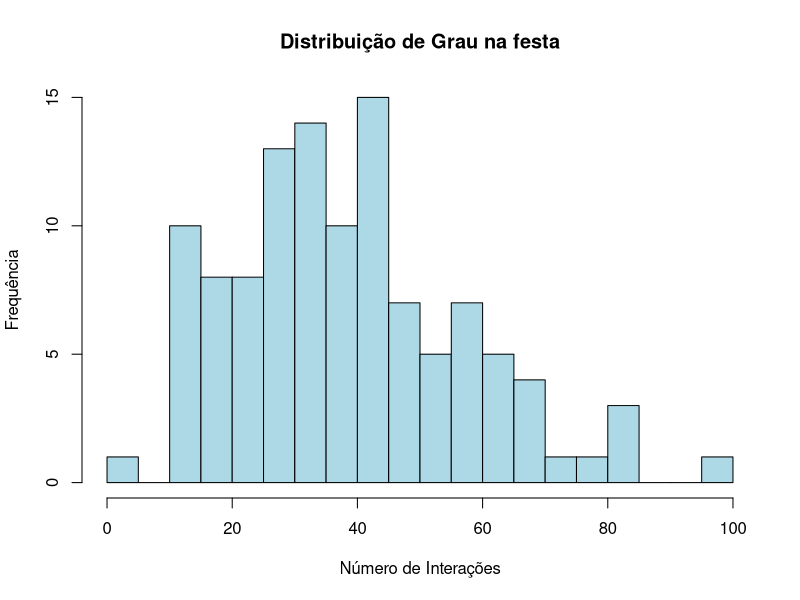
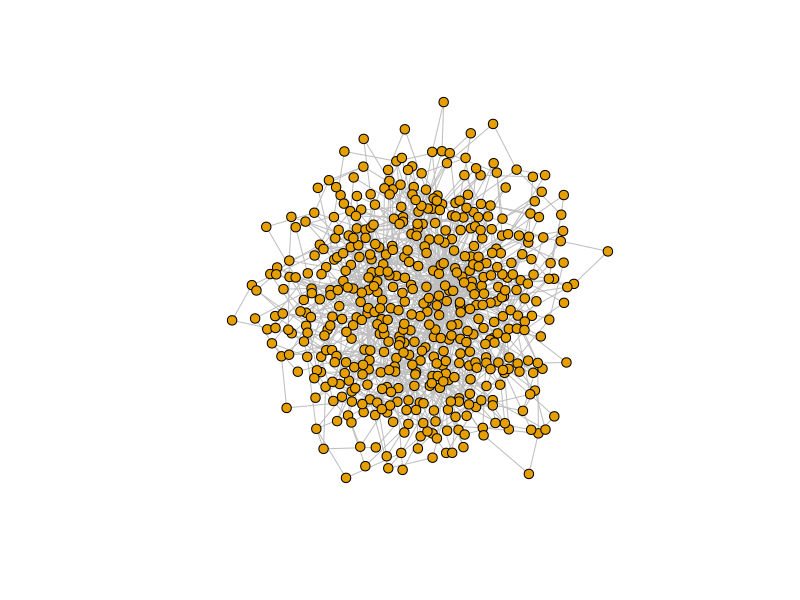
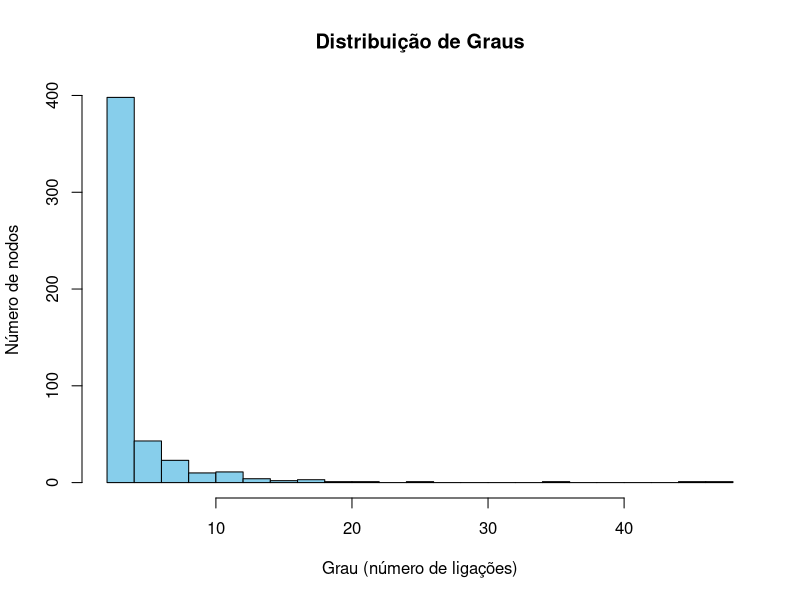
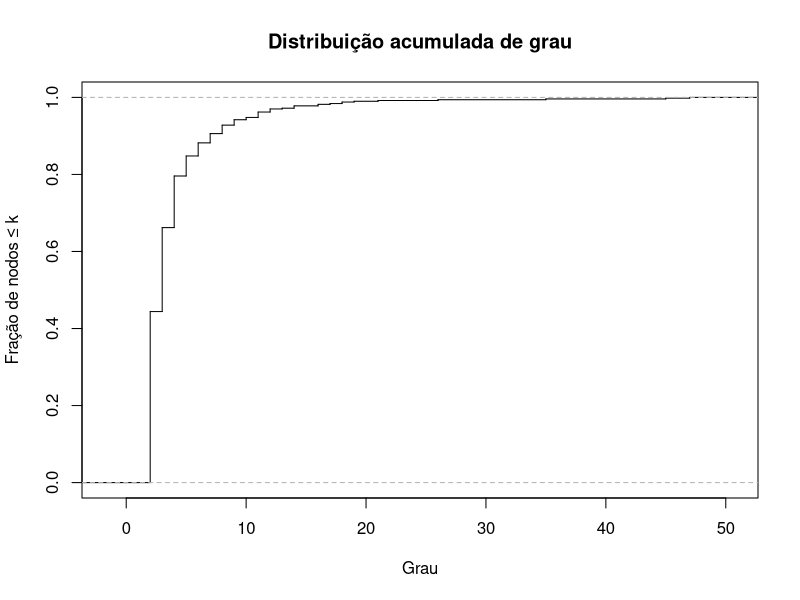
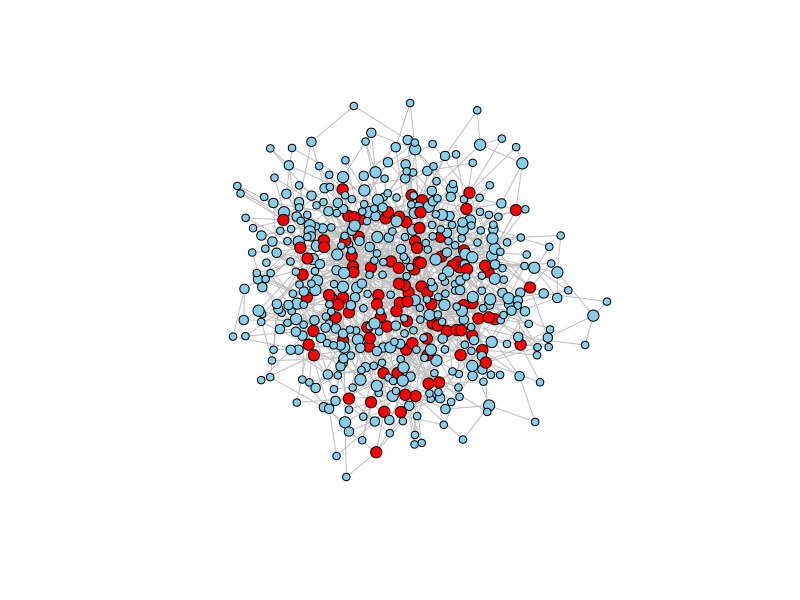

Source code (R) for these figures, in order:
# install.packages("igraph")
library(igraph)

# Leitura dos dados e construção do grafo
dados <- read.table("trab.txt", header = FALSE)
g_festa <- graph_from_data_frame(dados, directed = FALSE)
g_festa

#############
## Parte I ##
#############


#a) Indique a dimensão e o número de ligações da rede. 
# Determine a densidade e classifique a rede.

# Dimensão / Número de nodos -> 113
n_nod_festa <- vcount(g_festa)
n_nod_festa

# Número de ligações -> 2196
n_lig_festa <- ecount(g_festa)
n_lig_festa 

# Densidade -> 0.3470291 -> relativamente densa
densidade_festa <- edge_density(g_festa)
densidade_festa

# b) Obtenha o grau médio e a distribuição de grau. 
# Caracterize a distribuição de grau (mediana, quartis, etc.) e comente. 
# Calcule o parâmetro de heterogeneidade. Indique o 
# que pode concluir quanto à existência de hubs.

# Grau e estatísticas
graus_festa <- degree(g_festa)
summary(graus_festa)

min_festa <- min(graus_festa)
max_festa <- max(graus_festa)
median_festa <- median(graus_festa)
media_festa <- mean(graus_festa)
q1_festa <- quantile(graus_festa,0.25)
q3_festa <- quantile(graus_festa,0.75)

# Distribuição
hist(graus_festa, breaks = 20, col = "lightblue", main = "Distribuição de Grau na festa",
     xlab = "Número de Interações", ylab = "Frequência")

# Heterogeneidade -> 1.222905 -> Ligeiramente Heterogénia
heterogeneity_festa <- mean(graus_festa^2)/mean(graus_festa)^2
heterogeneity_festa

# c) Estude a associação de grau e indique o que poderá concluir-se.

# Associação de Grau -> -0.1225804
assortativity_degree(g_festa)

#d)

# Distância entre nodos -> 1.65629 -> a maioria dos nodos está ligada diretamente ou por um intermediário (raramente por 2 intermediários)
mean_distance(g_festa)


#e)

# Clustering global -> 0.4952046 -> triângulos são frequentes
transitivity(g_festa, type="global")

# Clustering Local ?????????
transitivity(g_festa, type="local") # n sei interpretar


#f)

# Core -> núcleos/centros das ligações (acho eu)
core <- coreness(g_festa)
table(core)


#g) "Elabore um pequeno texto com comentários adicionais que considere pertinentes."

#1 A rede estudada apresenta um conjunto de nodos que ajudam a caracterizar a dinâmica social da festa.
#2 É uma rede densa (elevada conecção entre nodos).
#3 É globalmente conectada e compacta (distância reduzida entre nodos).
#4 Possui clustering elevado (abundância de triângulos).
#5 É ligeiramente heterogénia (existência de alguns nodos com grau muito superior à média).
#6 É dissortativa (tendência para nodos de grau elevado).
#7 No conjunto, trata-se de uma rede altamente conectada, com hubs moderados,
#7 forte coesão local e grande eficiência global.

#h) "Tendo em conta o contexto, identifique algumas características/o papel de alguns dos presentes na festa. Justifique."

#1 Os nodos com grau mais  elevado representão as pessoas na festa mais sociáveis .
#1 (possivelmente anfitriões). Estes individuos têm múltiplas ligações entre si e 
#1 integram vários triângulos.
#2 Existem nodos que se destacam pela 'betweenness' desempenham o papel de conectores sociais entre grupos.
#3 Os graus dos nodos das pessoas na festa sugerem participação social regular.
#4 Os nodos de grau mais baixo, representão pessoas com menor participação social
#4 (possivelmente chegaram atrasados ou não são tão sociáveis).
#5 A rede apresenta elevada conectividade global, forte coesão local e uma estrutura
#5 social típica de eventos com vários grupos de amigos. Conseguimos observar 
#5 papéis sociais na rede dependendo do grau dos nodos e conectividade entre nodos.

### Parte II

############
#### Q1 ####
############

# Modelo Preferential-Attachment
# n(odes) = 500 nodos
# e(dges) = 1000 ligacoes
set.seed(5158)
rede <- sample_pa(n = 500, power = 1, m = 2, directed = FALSE)

ecount(rede)

vcount(rede)

plot(rede, vertex.size = 5, vertex.label = NA, edge.color = "grey")

# i) determine a densidade e classifique a rede;
# Bastante esparsa com densidade 0.008
densidade_pa <- edge_density(rede)

# ii) indique se a rede é conexa;
# TRUE
is_connected(rede)

# iii) - obtenha o grau médio e a distribuição de grau.
# Caracterize a distribuição de grau (mediana, quartis, etc.) e comente;
graus <- degree(rede)

avg_grau <- mean(graus)
summary(graus)

# Difícil visualização
hist(graus, breaks = 30, col = "skyblue",
     main = "Distribuição de Graus",
     xlab = "Grau (número de ligações)",
     ylab = "Número de nodos")

# Calcular distribuição acumulada
graus_sorted <- sort(graus)
cdf <- ecdf(graus_sorted)

# Plot CDF
plot(cdf, main = "Distribuição acumulada de grau",
     xlab = "Grau", ylab = "Fração de nodos ≤ k",
     verticals = TRUE, do.points = FALSE)


# iv) - calcule o parâmetro de heterogeneidade. 
# Indique o que pode concluir quanto à existência de hubs;
grau_medio <- mean(graus)
grau2_medio <- mean(graus^2)

H <- grau2_medio / (grau_medio^2) # H = 2.13!

Q3 <- quantile(graus, 0.75)
sum(graus > Q3)        # número de nodos acima de Q3
sum(graus > Q3) / length(graus) * 100  # percentual da rede

sum(graus > 10)
sum(graus > 10) / length(graus) * 100
hubs <- graus > 10


layout <- layout_with_fr(rede, niter = 2000)
vertex_sizes <- pmin(graus + 2, 6)  # limita tamanho máximo
plot(rede, layout = layout,
     vertex.size = vertex_sizes,
     vertex.color = ifelse(graus > quantile(graus, 0.75), "red", "skyblue"),
     vertex.label = NA,
     edge.color = "grey",
     margin = 0)

# v) estude a associação de grau e indique o que poderá concluir-se;

assor <- assortativity_degree(rede, directed=FALSE)
assor # r < 0 é disassociativa, logo os hubs não estão conetados entre si.

# vi) - determine a média dos comprimentos dos caminhos mais curtos e 
# o diâmetro da rede. Indique o que pode concluir-se quanto à distância média;

avg_path <- mean_distance(rede, directed = FALSE)
avg_path

diam <- diameter(rede, directed = FALSE)
diam

# vii) - determine os coeficientes de clustering da rede. 
# Diga o que pode concluir-se quanto à existência de triângulos.
clust_media <- transitivity(rede, type = "average")
clust_media
